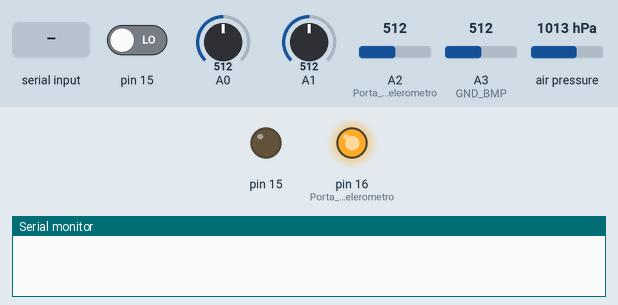
Recording of a sketch running on a simulated Arduino Uno, built with avr-gcc and run on an emulated ATmega328P. Shown: output pins drawn as LEDs (lit = HIGH), the last lines printed to the serial monitor. The test bench sets the inputs (shaded band); at power-on: A0 = 512, pin 15 LOW, A1 = 512, A2 (Porta_GSel_acelerometro) = 512, A3 (GND_BMP) = 512, air pressure 1013 hPa. Pins used as bus, display or sensor lines are not drawn.

Above: at 1.2 s.
1.3 s: "1" received over Serial
At 3.5 s:
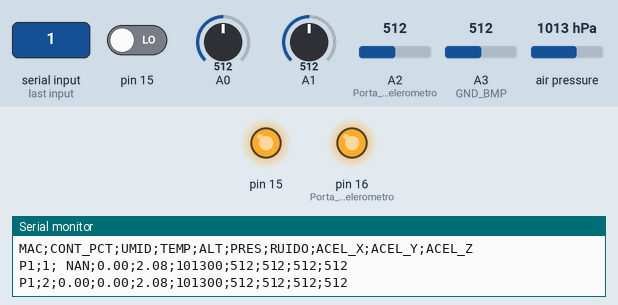
Timing chart, 0 to 10.0 s (numbered marks = the images above; inputs shaded):
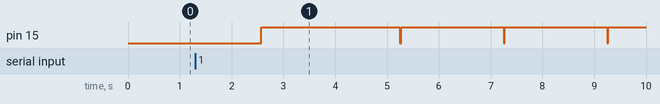

Measured:
- after the input at 1.3 s, pin 15: LOW → HIGH after 1.3 s, then repeats every 2.0 s: LOW 0.02 s, HIGH 2.0 s

The sketch:

pilsen.ino
```cpp
#include <Arduino.h>
#include <Wire.h>
#include "NoiseSensor.h"
#include <Adafruit_BMP085.h>
#include "DHT.h"

#define SEND_TIME 1

//Time handlers
unsigned long timeToSend        = 0;
unsigned long lastTimeSended    = 0;
unsigned long currentTime       = 0;
unsigned long diffTime          = 0;
unsigned long timeOnStart       = 0;
int loopCounter                 = 0;

char incomingFlag;                          //Flag received from cordinator
boolean canSend                 = false;    //Responsable for the working status
unsigned long packageCounter    = 0;

int x=9;
int y=10;
int z=11;

int portGSel                    = 16;

//MAC of BOX
String MAC = "P1";

int portDHT = 14;
String sensorModel = "DHT22";
int portNoiseSensor = 8;

int valueNoise;

Adafruit_BMP085 bmp;
DHT dht(15, DHT22);
NoiseSensor noiseSensor(portNoiseSensor);

void setup()
{
    Serial.begin(9600);

    pinMode(19,OUTPUT); //VCC BMP
    pinMode(17,OUTPUT); //GND BMP
    pinMode(16,OUTPUT); //Porta GSel acelerometro

    digitalWrite(19,HIGH);
    digitalWrite(17,LOW);
    digitalWrite(16,HIGH);

    bmp.begin();

}

void loop()
{

    verifyStartCommand();

    if (canSend)
    {

        if (myTimer())
        {
            sendPackage();
            lastTimeSended = timeToSend;
        }
    }

}

/*
*   sendPackage()
*
*   Args:
*
*   Actions:
*
*       Send the package
*/

void sendPackage()
{
    String package;

    packageCounter ++;

    Serial.println(fillDataInPackage(package));
}

/*
*   fillDataInPackage(String package)
*
*   Args:
*
*       package:    receives the package to fill it with data
*
*   Actions:
*
*       Fills the received package with the encoders data and then return it
*/

String fillDataInPackage(String package)
{

    package.concat(MAC);
    package.concat(";");
    package.concat(packageCounter);
    package.concat(";");
    package.concat(dht.readHumidity());
    package.concat(";");
    package.concat(dht.readTemperature());
    package.concat(";");
    package.concat(bmp.readAltitude());
    package.concat(";");
    package.concat(bmp.readPressure());//doubleToString(bmp.readPressure(), 3));
    package.concat(";");
    package.concat(noiseSensor.readSensor());
    package.concat(";");
    package.concat(analogRead(9));
    package.concat(";");
    package.concat(analogRead(10));
    package.concat(";");
    package.concat(analogRead(11));

    return package;
}

/*
*   verifyStartCommand()
*
*   Args:
*
*   Actions:
*
*       If it receives a command from cordinator, it verifies the received flag, and then,
*       If the flag is 1, the variables are reset, and the return is incomingFlag
*       If the flag is 2, it only return the incomingFlag
*       else, it only returns 0
*/
void verifyStartCommand()
{
    if (Serial.available() > 0)
    {
        incomingFlag = (char)Serial.read();

        if (incomingFlag == '1' || incomingFlag == '2' || incomingFlag == '3')
        {
            timeOnStart = (millis()/1000);
            lastTimeSended  = 0;
            packageCounter  = 0;
            canSend = true;

            String package = "";
            package.concat("MAC");
            package.concat(";");
            package.concat("CONT_PCT");
            package.concat(";");
            package.concat("UMID");
            package.concat(";");
            package.concat("TEMP");
            package.concat(";");
            package.concat("ALT");
            package.concat(";");
            package.concat("PRES");
            package.concat(";");
            package.concat("RUIDO");
            package.concat(";");
            package.concat("ACEL_X");
            package.concat(";");
            package.concat("ACEL_Y");
            package.concat(";");
            package.concat("ACEL_Z");

            Serial.println(package);
            delay(1000);

        }
        else if (incomingFlag == '0')
        {
            canSend = false;
        }
    }
}

/*
*   myTimer()
*
*   Args:
*
*   Actions:
*
*       Based on the millis() of the Arduino, it calculates the elapsed time since the start command received from cordinator
*/
bool myTimer()
{
    currentTime = (millis()/1000) - timeOnStart;
    diffTime = currentTime - lastTimeSended;

    if (diffTime >= SEND_TIME)
    {
        timeToSend = currentTime;
        return true;
    }

    return false;
}
```

DHT.cpp
```cpp
// (licence header left out)
#include "DHT.h"

DHT::DHT(uint8_t pin, uint8_t type, uint8_t count) {
  _pin = pin;
  _type = type;
  _count = count;
  firstreading = true;
}

void DHT::begin(void) {
  // set up the pins!
  pinMode(_pin, INPUT);
  digitalWrite(_pin, HIGH);
  _lastreadtime = 0;
}

//boolean S == Scale.  True == Farenheit; False == Celcius
float DHT::readTemperature(bool S) {
  float f;

  if (read()) {
    switch (_type) {
    case DHT11:
      f = data[2];
      if(S)
      	f = convertCtoF(f);

      return f;
    case DHT22:
    case DHT21:
      f = data[2] & 0x7F;
      f *= 256;
      f += data[3];
      f /= 10;
      if (data[2] & 0x80)
	f *= -1;
      if(S)
	f = convertCtoF(f);

      return f;
    }
  }
  return NAN;
}

float DHT::convertCtoF(float c) {
	return c * 9 / 5 + 32;
}

float DHT::convertFtoC(float f) {
  return (f - 32) * 5 / 9;
}

float DHT::readHumidity(void) {
  float f;
  if (read()) {
    switch (_type) {
    case DHT11:
      f = data[0];
      return f;
    case DHT22:
    case DHT21:
      f = data[0];
      f *= 256;
      f += data[1];
      f /= 10;
      return f;
    }
  }
  return NAN;
}

float DHT::computeHeatIndex(float tempFahrenheit, float percentHumidity) {
  // Adapted from equation at: https://github.com/adafruit/DHT-sensor-library/issues/9 and
  // Wikipedia: http://en.wikipedia.org/wiki/Heat_index
  return -42.379 +
           2.04901523 * tempFahrenheit +
          10.14333127 * percentHumidity +
          -0.22475541 * tempFahrenheit*percentHumidity +
          -0.00683783 * pow(tempFahrenheit, 2) +
          -0.05481717 * pow(percentHumidity, 2) +
           0.00122874 * pow(tempFahrenheit, 2) * percentHumidity +
           0.00085282 * tempFahrenheit*pow(percentHumidity, 2) +
          -0.00000199 * pow(tempFahrenheit, 2) * pow(percentHumidity, 2);
}


boolean DHT::read(void) {
  uint8_t laststate = HIGH;
  uint8_t counter = 0;
  uint8_t j = 0, i;
  unsigned long currenttime;

  // Check if sensor was read less than two seconds ago and return early
  // to use last reading.
  currenttime = millis();
  if (currenttime < _lastreadtime) {
    // ie there was a rollover
    _lastreadtime = 0;
  }
  if (!firstreading && ((currenttime - _lastreadtime) < 2000)) {
    return true; // return last correct measurement
    //delay(2000 - (currenttime - _lastreadtime));
  }
  firstreading = false;
  /*
    Serial.print("Currtime: "); Serial.print(currenttime);
    Serial.print(" Lasttime: "); Serial.print(_lastreadtime);
  */
  _lastreadtime = millis();

  data[0] = data[1] = data[2] = data[3] = data[4] = 0;

  // pull the pin high and wait 250 milliseconds
  digitalWrite(_pin, HIGH);
  delay(250);

  // now pull it low for ~20 milliseconds
  pinMode(_pin, OUTPUT);
  digitalWrite(_pin, LOW);
  delay(20);
  noInterrupts();
  digitalWrite(_pin, HIGH);
  delayMicroseconds(40);
  pinMode(_pin, INPUT);

  // read in timings
  for ( i=0; i< MAXTIMINGS; i++) {
    counter = 0;
    while (digitalRead(_pin) == laststate) {
      counter++;
      delayMicroseconds(1);
      if (counter == 255) {
        break;
      }
    }
    laststate = digitalRead(_pin);

    if (counter == 255) break;

    // ignore first 3 transitions
    if ((i >= 4) && (i%2 == 0)) {
      // shove each bit into the storage bytes
      data[j/8] <<= 1;
      if (counter > _count)
        data[j/8] |= 1;
      j++;
    }

  }

  interrupts();

  /*
  Serial.println(j, DEC);
  Serial.print(data[0], HEX); Serial.print(", ");
  Serial.print(data[1], HEX); Serial.print(", ");
  Serial.print(data[2], HEX); Serial.print(", ");
  Serial.print(data[3], HEX); Serial.print(", ");
  Serial.print(data[4], HEX); Serial.print(" =? ");
  Serial.println(data[0] + data[1] + data[2] + data[3], HEX);
  */

  // check we read 40 bits and that the checksum matches
  if ((j >= 40) &&
      (data[4] == ((data[0] + data[1] + data[2] + data[3]) & 0xFF)) ) {
    return true;
  }


  return false;

}
```

DHT.h
```cpp
#ifndef DHT_H
#define DHT_H
#if ARDUINO >= 100
 #include "Arduino.h"
#else
 #include "WProgram.h"
#endif

/* DHT library

MIT license
written by Adafruit Industries
*/

// how many timing transitions we need to keep track of. 2 * number bits + extra
#define MAXTIMINGS 85

#define DHT11 11
#define DHT22 22
#define DHT21 21
#define AM2301 21

class DHT {
 private:
  uint8_t data[6];
  uint8_t _pin, _type, _count;
  unsigned long _lastreadtime;
  boolean firstreading;

 public:
  DHT(uint8_t pin, uint8_t type, uint8_t count=6);
  void begin(void);
  float readTemperature(bool S=false);
  float convertCtoF(float);
  float convertFtoC(float);
  float computeHeatIndex(float tempFahrenheit, float percentHumidity);
  float readHumidity(void);
  boolean read(void);

};
#endif
```

NoiseSensor.cpp
```cpp
#include "NoiseSensor.h"
#include <Arduino.h>

/*
*	Contructor
*/
NoiseSensor::NoiseSensor(int port){
	this->port = port;
}

int NoiseSensor::readSensor(){
	return analogRead(this->port);
}
```

NoiseSensor.h
```cpp
#include <Arduino.h>


#ifndef noiseSensor_h
#define noiseSensor_h


class NoiseSensor{
public:
	NoiseSensor(int port);
	int readSensor();

private:
	int port;

};
#endif
```
